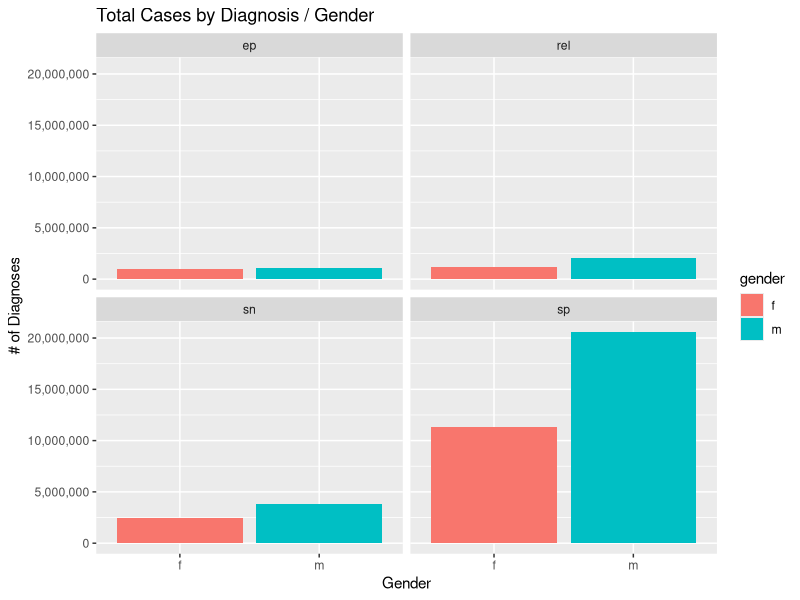
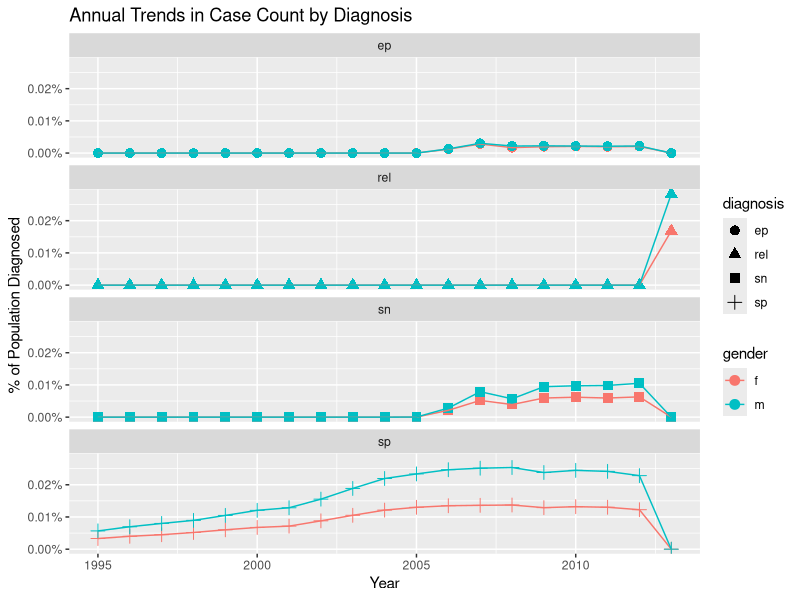
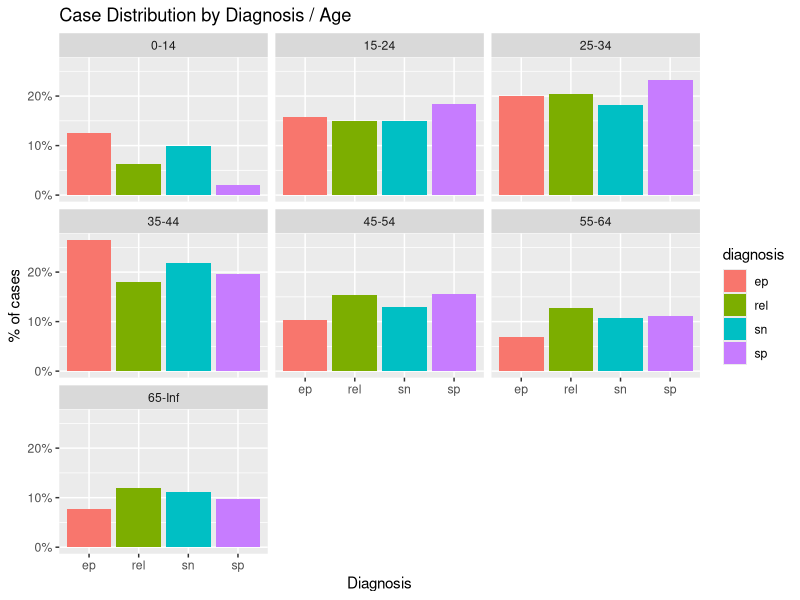
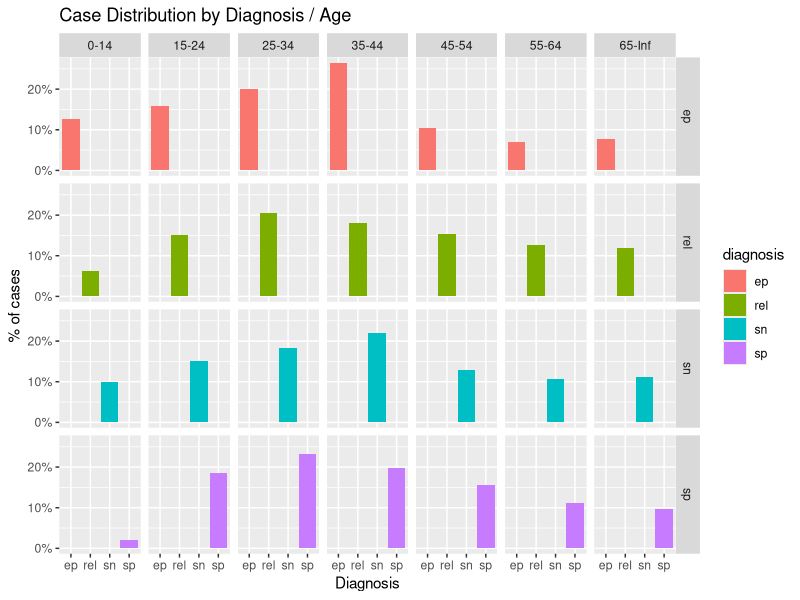

The R source for these figures, in order:
## ---- chunk 1
library(dplyr)
library(tidyr)
library(ggplot2)
data(who)  # load data from tidyverse
data(population) # load data from tidyverse
who <- who %>%   #use pipe to run transformation to long format
  pivot_longer(!c(country, iso2, iso3, year), 
               names_to = c("diagnosis", "gender","age"), 
               names_pattern = "new_?(.*)_(.)(.*)",
               values_to = "count",)
head(who)
## ---- chunk 2
who <- who %>%
  left_join(population,by=c('country','year'))
head(who)
who[123456,] # show a random row to demonstrate that population was pulled in
## ---- chunk 3
who <- separate(who, col=age,into=c("min_age","max_age"),sep=-2,remove=TRUE)
who[1:8,] #show first eight rows to prove that it worked
## ---- chunk 4
# Here I use the ifelse function to only change the min and max age when the max age is 65
who <- who %>%
  mutate(min_age = ifelse(max_age == "65","65",min_age),
         max_age = ifelse(max_age == "65", Inf, max_age)
  )
who[1:8,] #show first eight rows to prove that it worked
## ---- chunk 5
diagnoses_by_gender <- aggregate(who$count, 
                                 by=list(who$gender, who$diagnosis), 
                                 FUN = sum,
                                 na.rm=TRUE)
colnames(diagnoses_by_gender) <- c("gender", "diagnosis","count")
diagnoses_by_gender
## ---- chunk 6
diagnoses_by_gender %>%
  ggplot(aes(x=gender,
             y = count,
             fill=gender)) +
  geom_col(show.legend = T) +
  facet_wrap(~diagnosis) +
  xlab("Gender") +
  ylab("# of Diagnoses") +
  ggtitle("Total Cases by Diagnosis / Gender") +
  scale_y_continuous(labels = scales::comma)
## ---- chunk 7
# I am assuming that the instructions here mean the percent of total global population
# First, create a dataframe that calculates total global population by year
global_population <- aggregate(population$population,
                               by=list(population$year),
                               FUN=sum,
                               na.rm=TRUE)
colnames(global_population) <- c("year","population")
head(global_population)
# Next, aggregate the case count by year, gender and diagnosis and save in a dataframe
cases_by_year <- aggregate(who$count, 
                           by=list(who$year,who$gender, who$diagnosis), 
                           FUN = sum,
                           na.rm=TRUE)
colnames(cases_by_year) <- c("year","gender","diagnosis","cases")
head(cases_by_year)
# Now, combine the two dataframes together and eliminate the "NA" rows
cases_by_year <- left_join(cases_by_year,global_population,by="year") #combine
cases_by_year <- na.omit(cases_by_year) #eliminate nA
# Finally, add a column to the dataframe that calculates case counts as % of population
cases_by_year$percent_pop <-cases_by_year$cases/cases_by_year$population
head(cases_by_year)
## ---- chunk 8

cases_by_year %>%
  ggplot(aes(x = year,
             y = percent_pop,
             color = gender,
             shape=diagnosis,
             group=interaction(gender,diagnosis))) +
  facet_wrap(~diagnosis,ncol=1) +
  geom_point(size=3) +  
  geom_line() +
  xlab("Year") +
  ylab("% of Population Diagnosed") +
  ggtitle("Annual Trends in Case Count by Diagnosis") +
  scale_y_continuous(labels = scales::percent)
## ---- chunk 9
# your code here
who$age_range <- paste(who$min_age,who$max_age,sep="-")
## ---- chunk 10
# First, count the total number of cases per diagnosis
count_diagnoses <- aggregate(who$count, 
                            by=list(who$diagnosis), 
                            FUN = sum,
                            na.rm=TRUE)
colnames(count_diagnoses) <- c("diagnosis","total_cases")

# Now, Further subdivide total cases by age group
diagnoses_by_age <- aggregate(who$count, 
                              by=list(who$diagnosis,who$age_range), 
                              FUN = sum,
                              na.rm=TRUE)
colnames(diagnoses_by_age) <- c("diagnosis","age_range","cases")

# Connect the two dataframes and calculate the percentage for each age group
diagnoses_by_age <- left_join(diagnoses_by_age,count_diagnoses,by="diagnosis")
diagnoses_by_age$percent_of_cases <- diagnoses_by_age$cases / diagnoses_by_age$total_cases

# Plot the results
diagnoses_by_age %>%
  ggplot(aes(x=diagnosis,
             y = percent_of_cases,
             fill=diagnosis)) +
  geom_col(show.legend = T) +
  facet_wrap(~age_range) +
  xlab("Diagnosis") +
  ylab("% of cases") +
  ggtitle("Case Distribution by Diagnosis / Age")+
  scale_y_continuous(labels = scales::percent)

# Obviously, if this were for a management presentation or something, I would need to dig
# into all the potential tweaks / arguments available within facet_wrap to improve the 
# readability of this visualization.  While beyond the scope of this class, I tinkered and
# came up with the below which is better, but not perfect.  Lots to learn here!

diagnoses_by_age %>%
  ggplot(aes(x=diagnosis,
             y = percent_of_cases,
             fill=diagnosis)) +
  geom_bar(stat='identity',show.legend = T) +
  facet_grid(diagnosis~age_range) +
  xlab("Diagnosis") +
  ylab("% of cases") +
  ggtitle("Case Distribution by Diagnosis / Age")+
  scale_y_continuous(labels = scales::percent)
